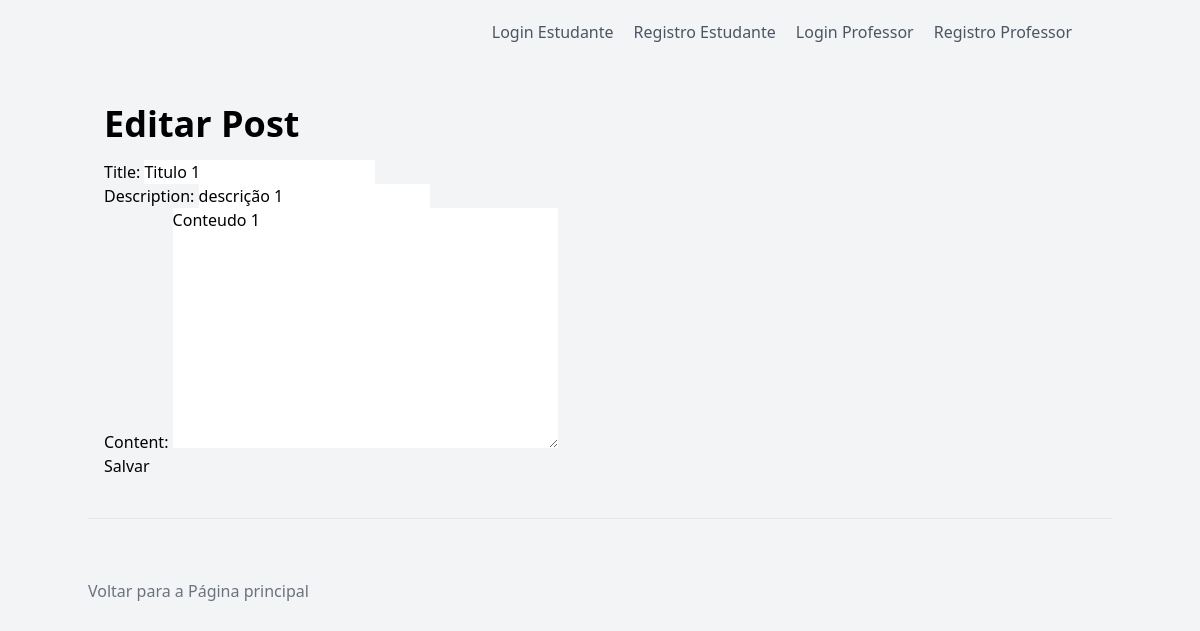
/editar_post/1/, run on the app's committed database.
### pi/models.py (models this page shows, shortened)
class Post(models.Model):
    title = models.CharField(max_length=200)
    description = models.CharField(max_length=300)
    content = models.TextField()
    date_posted = models.DateTimeField(auto_now_add=True)
    author = models.ForeignKey(settings.AUTH_USER_MODEL, on_delete=models.CASCADE)
    slug = models.SlugField(unique=True, blank=True)
    img_url = models.CharField(max_length=200, blank=True)

### pi/views.py (the view)
# urls.py: path('editar_post/<int:id>/', views.editar_post, name='editar_post'),
def editar_post(request, id):
    post = get_object_or_404(Post, id=id)
    if request.method == 'POST':
        form = PostForm(request.POST, instance=post)
        if form.is_valid():
            form.save()
            return redirect('editar')
    else:
        form = PostForm(instance=post)
    return render(request, 'editar_post.html', {'form': form})

### pi/forms.py
class PostForm(forms.ModelForm):
    class Meta:
        model = Post
        fields = ['title', 'description', 'content']

### pi/templates/editar_post.html (shortened to what this page needs)
{% extends 'base.html' %}
{% block content %}
<div class="container mx-auto px-4">
    <h1 class="text-4xl font-bold mb-4">Editar Post</h1>
    <form method="POST">
        {{ form.as_p }}
        <button type="submit" class="btn btn-primary">Salvar</button>
    </form>
</div>
    {% endblock %}

### data on the page
Post: title "Titulo 1", description "descrição 1", content "Conteudo 1"
